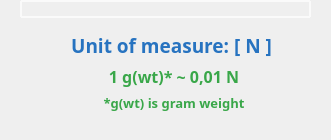
             <widget class="QGroupBox" name="groupBox_10">
              <property name="sizePolicy">
               <sizepolicy hsizetype="Expanding" vsizetype="Expanding">
                <horstretch>0</horstretch>
                <verstretch>0</verstretch>
               </sizepolicy>
              </property>
              <property name="minimumSize">
               <size>
                <width>0</width>
                <height>0</height>
               </size>
              </property>
              <property name="styleSheet">
               <string notr="true">QGroupBox { 
     border: 0px solid  rgb(250, 250, 250); 
 }</string>
              </property>
              <property name="title">
               <string/>
              </property>
              <layout class="QVBoxLayout" name="verticalLayout_12">
               <property name="topMargin">
                <number>0</number>
               </property>
               <item>
                <widget class="QGroupBox" name="groupBox_chart_table">
                 <property name="sizePolicy">
                  <sizepolicy hsizetype="Expanding" vsizetype="Expanding">
                   <horstretch>0</horstretch>
                   <verstretch>0</verstretch>
                  </sizepolicy>
                 </property>
                 <property name="styleSheet">
                  <string notr="true">QGroupBox { 
     border: 0px solid  rgb(250, 250, 250); 
 }</string>
                 </property>
                 <layout class="QGridLayout" name="gridLayout_10">
                  <property name="topMargin">
                   <number>0</number>
                  </property>
                  <property name="bottomMargin">
                   <number>0</number>
                  </property>
                  <item row="2" column="0" colspan="4">
                   <widget class="QGroupBox" name="groupBox_chart">
                    <property name="sizePolicy">
                     <sizepolicy hsizetype="Expanding" vsizetype="Expanding">
                      <horstretch>0</horstretch>
                      <verstretch>0</verstretch>
                     </sizepolicy>
                    </property>
                    <property name="minimumSize">
                     <size>
                      <width>0</width>
                      <height>0</height>
                     </size>
                    </property>
                    <property name="maximumSize">
                     <size>
                      <width>700</width>
                      <height>600</height>
                     </size>
                    </property>
                    <property name="styleSheet">
                     <string notr="true">QGroupBox { 
    border: 2px solid  rgb(250, 250, 250); 
    border-image: url(:/icons/CartaMM.png);
    border-radius: 1px; 
    color: rgb( 250, 250, 250);
 } </string>
                    </property>
                    <property name="title">
                     <string/>
                    </property>
                    <layout class="QGridLayout" name="gridLayout_13">
                     <property name="leftMargin">
                      <number>0</number>
                     </property>
                     <property name="topMargin">
                      <number>0</number>
                     </property>
                     <property name="rightMargin">
                      <number>0</number>
                     </property>
                     <property name="bottomMargin">
                      <number>0</number>
                     </property>
                     <property name="spacing">
                      <number>0</number>
                     </property>
                     <item row="0" column="0">
                      <layout class="QGridLayout" name="gridLayout_chart">
                       <property name="spacing">
                        <number>0</number>
                       </property>
                      </layout>
                     </item>
                    </layout>
                   </widget>
                  </item>
                 </layout>
                </widget>
               </item>
               <item>
                <widget class="QGroupBox" name="groupBox_3">
                 <property name="maximumSize">
                  <size>
                   <width>16777215</width>
                   <height>16777215</height>
                  </size>
                 </property>
                 <property name="styleSheet">
                  <string notr="true"> QPushButton {
     border: 0px solid #8f8f91;
     border-radius: 30px;
/*     border-image: url(:/icons/pulsanteStandard.png);*/
	 color:rgb(60, 60, 60);
     background-color: qlineargradient(x1: 0, y1: 0, x2: 0, y2: 1,
                                       stop: 0 #f6f7fa, stop: 1 #dadbde);
     min-width: 20px;
     min-height: 20px;
 }


 QPushButton:pressed {
     background-color: qlineargradient(x1: 0, y1: 0, x2: 0, y2: 1,
                                       stop: 0 #dadbde, stop: 1 #f6f7fa);
 }

 QPushButton:hover {
     background-color: qlineargradient(x1: 0, y1: 0, x2: 0, y2: 1,
                                       stop: 0 #907DBF, stop: 1 #D3EEFF);
 }



 QPushButton:flat {
     border: none; /* no border for a flat push button */
 }

 QPushButton:default {
     border-color: navy; /* make the default button prominent */
 }QGroupBox {
    border: 0px solid gray;
    border-radius: 5px;
}
</string>
                 </property>
                 <property name="title">
                  <string/>
                 </property>
                 <property name="flat">
                  <bool>false</bool>
                 </property>
                 <layout class="QGridLayout" name="gridLayout_16">
                  <property name="leftMargin">
                   <number>20</number>
                  </property>
                  <property name="topMargin">
                   <number>2</number>
                  </property>
                  <property name="rightMargin">
                   <number>3</number>
                  </property>
                  <property name="bottomMargin">
                   <number>17</number>
                  </property>
                  <item row="0" column="0" rowspan="4">
                   <spacer name="horizontalSpacer_10">
                    <property name="orientation">
                     <enum>Qt::Horizontal</enum>
                    </property>
                    <property name="sizeHint" stdset="0">
                     <size>
                      <width>40</width>
                      <height>20</height>
                     </size>
                    </property>
                   </spacer>
                  </item>
                  <item row="0" column="2" rowspan="4">
                   <spacer name="horizontalSpacer_18">
                    <property name="orientation">
                     <enum>Qt::Horizontal</enum>
                    </property>
                    <property name="sizeHint" stdset="0">
                     <size>
                      <width>40</width>
                      <height>20</height>
                     </size>
                    </property>
                   </spacer>
                  </item>
                  <item row="2" column="1">
                   <widget class="QLabel" name="label_7">
                    <property name="font">
                     <font>
                      <family>Bradley Hand ITC</family>
                      <pointsize>12</pointsize>
                      <weight>75</weight>
                      <bold>true</bold>
                     </font>
                    </property>
                    <property name="styleSheet">
                     <string notr="true">
color: rgb(57, 167, 73);</string>
                    </property>
                    <property name="text">
                     <string>1 g(wt)* ~ 0,01 N</string>
                    </property>
                    <property name="alignment">
                     <set>Qt::AlignCenter</set>
                    </property>
                   </widget>
                  </item>
                  <item row="3" column="1">
                   <widget class="QLabel" name="label_14">
                    <property name="font">
                     <font>
                      <family>Bradley Hand ITC</family>
                      <pointsize>10</pointsize>
                      <weight>75</weight>
                      <bold>true</bold>
                     </font>
                    </property>
                    <property name="styleSheet">
                     <string notr="true">
color: rgb(57, 167, 73);</string>
                    </property>
                    <property name="text">
                     <string>*g(wt) is gram weight</string>
                    </property>
                    <property name="alignment">
                     <set>Qt::AlignCenter</set>
                    </property>
                   </widget>
                  </item>
                  <item row="1" column="1">
                   <widget class="QLabel" name="label_unit_measure">
                    <property name="font">
                     <font>
                      <family>Bradley Hand ITC</family>
                      <pointsize>14</pointsize>
                      <weight>75</weight>
                      <bold>true</bold>
                     </font>
                    </property>
                    <property name="styleSheet">
                     <string notr="true">
color: rgb(39, 115, 192);</string>
                    </property>
                    <property name="text">
                     <string>Unit of measure: [ N ] </string>
                    </property>
                    <property name="alignment">
                     <set>Qt::AlignCenter</set>
                    </property>
                   </widget>
                  </item>
                 </layout>
                </widget>
               </item>
              </layout>
             </widget>
